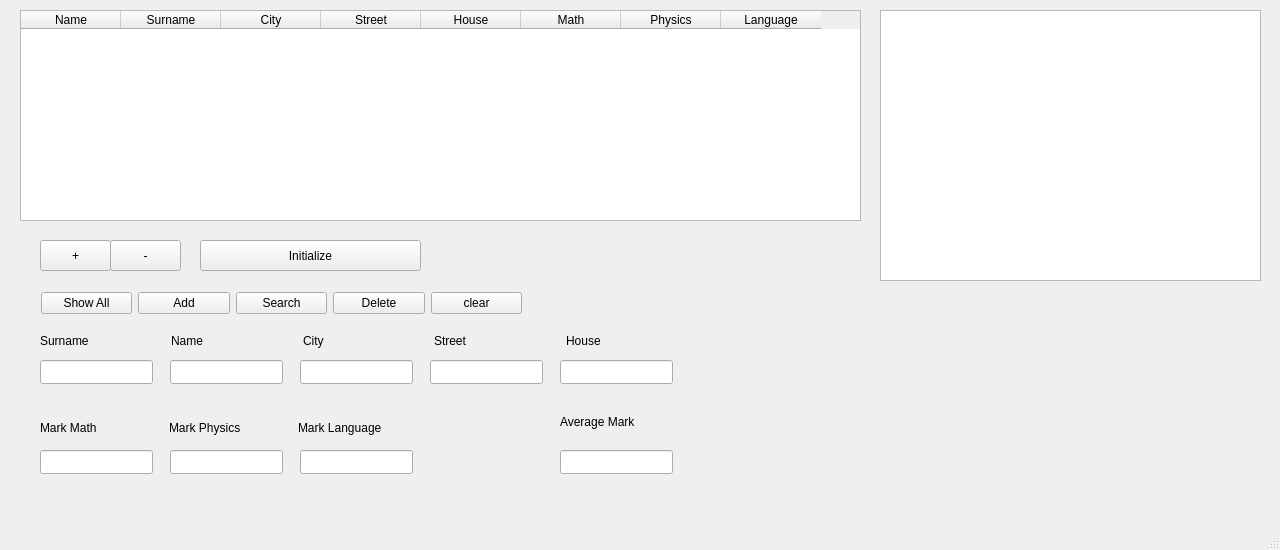
<?xml version="1.0" encoding="UTF-8"?>
<ui version="4.0">
 <class>MainWindow</class>
 <widget class="QMainWindow" name="MainWindow">
  <property name="geometry">
   <rect>
    <x>0</x>
    <y>0</y>
    <width>1280</width>
    <height>550</height>
   </rect>
  </property>
  <property name="minimumSize">
   <size>
    <width>1280</width>
    <height>300</height>
   </size>
  </property>
  <property name="maximumSize">
   <size>
    <width>1280</width>
    <height>550</height>
   </size>
  </property>
  <property name="windowTitle">
   <string>MainWindow</string>
  </property>
  <widget class="QWidget" name="centralwidget">
   <widget class="QTableWidget" name="tableWidget">
    <property name="geometry">
     <rect>
      <x>20</x>
      <y>10</y>
      <width>841</width>
      <height>211</height>
     </rect>
    </property>
    <column>
     <property name="text">
      <string>Name</string>
     </property>
    </column>
    <column>
     <property name="text">
      <string>Surname</string>
     </property>
    </column>
    <column>
     <property name="text">
      <string>City</string>
     </property>
    </column>
    <column>
     <property name="text">
      <string>Street</string>
     </property>
    </column>
    <column>
     <property name="text">
      <string>House</string>
     </property>
    </column>
    <column>
     <property name="text">
      <string>Math</string>
     </property>
    </column>
    <column>
     <property name="text">
      <string>Physics</string>
     </property>
    </column>
    <column>
     <property name="text">
      <string>Language</string>
     </property>
    </column>
   </widget>
   <widget class="QTextEdit" name="textEdit">
    <property name="geometry">
     <rect>
      <x>880</x>
      <y>10</y>
      <width>381</width>
      <height>271</height>
     </rect>
    </property>
   </widget>
   <widget class="QPushButton" name="btnPlus">
    <property name="geometry">
     <rect>
      <x>40</x>
      <y>240</y>
      <width>71</width>
      <height>31</height>
     </rect>
    </property>
    <property name="text">
     <string>+</string>
    </property>
   </widget>
   <widget class="QPushButton" name="btnMinus">
    <property name="geometry">
     <rect>
      <x>110</x>
      <y>240</y>
      <width>71</width>
      <height>31</height>
     </rect>
    </property>
    <property name="text">
     <string>-</string>
    </property>
   </widget>
   <widget class="QPushButton" name="btnInitialize">
    <property name="geometry">
     <rect>
      <x>200</x>
      <y>240</y>
      <width>221</width>
      <height>31</height>
     </rect>
    </property>
    <property name="text">
     <string>Initialize</string>
    </property>
   </widget>
   <widget class="QLineEdit" name="lineEditSurname">
    <property name="geometry">
     <rect>
      <x>40</x>
      <y>360</y>
      <width>113</width>
      <height>24</height>
     </rect>
    </property>
   </widget>
   <widget class="QLineEdit" name="lineEditCity">
    <property name="geometry">
     <rect>
      <x>300</x>
      <y>360</y>
      <width>113</width>
      <height>24</height>
     </rect>
    </property>
   </widget>
   <widget class="QLineEdit" name="lineEditMarkMath">
    <property name="geometry">
     <rect>
      <x>40</x>
      <y>450</y>
      <width>113</width>
      <height>24</height>
     </rect>
    </property>
   </widget>
   <widget class="QLineEdit" name="lineEditAMark">
    <property name="geometry">
     <rect>
      <x>560</x>
      <y>450</y>
      <width>113</width>
      <height>24</height>
     </rect>
    </property>
   </widget>
   <widget class="QLineEdit" name="lineEditName">
    <property name="geometry">
     <rect>
      <x>170</x>
      <y>360</y>
      <width>113</width>
      <height>24</height>
     </rect>
    </property>
   </widget>
   <widget class="QLineEdit" name="lineEditStreet">
    <property name="geometry">
     <rect>
      <x>430</x>
      <y>360</y>
      <width>113</width>
      <height>24</height>
     </rect>
    </property>
   </widget>
   <widget class="QLineEdit" name="lineEditHouse">
    <property name="geometry">
     <rect>
      <x>560</x>
      <y>360</y>
      <width>113</width>
      <height>24</height>
     </rect>
    </property>
   </widget>
   <widget class="QLineEdit" name="lineEditMarkPhys">
    <property name="geometry">
     <rect>
      <x>170</x>
      <y>450</y>
      <width>113</width>
      <height>24</height>
     </rect>
    </property>
   </widget>
   <widget class="QLineEdit" name="lineEditMarkLang">
    <property name="geometry">
     <rect>
      <x>300</x>
      <y>450</y>
      <width>113</width>
      <height>24</height>
     </rect>
    </property>
   </widget>
   <widget class="QWidget" name="layoutWidget">
    <property name="geometry">
     <rect>
      <x>41</x>
      <y>290</y>
      <width>481</width>
      <height>26</height>
     </rect>
    </property>
    <layout class="QHBoxLayout" name="horizontalLayout">
     <item>
      <widget class="QPushButton" name="btnShow">
       <property name="text">
        <string>Show All</string>
       </property>
      </widget>
     </item>
     <item>
      <widget class="QPushButton" name="btnAdd">
       <property name="text">
        <string>Add</string>
       </property>
      </widget>
     </item>
     <item>
      <widget class="QPushButton" name="btnSearch">
       <property name="text">
        <string>Search</string>
       </property>
      </widget>
     </item>
     <item>
      <widget class="QPushButton" name="btnDelete">
       <property name="text">
        <string>Delete</string>
       </property>
      </widget>
     </item>
     <item>
      <widget class="QPushButton" name="btnClear">
       <property name="text">
        <string>clear</string>
       </property>
      </widget>
     </item>
    </layout>
   </widget>
   <widget class="QLabel" name="labelAMark">
    <property name="geometry">
     <rect>
      <x>560</x>
      <y>406</y>
      <width>83</width>
      <height>31</height>
     </rect>
    </property>
    <property name="text">
     <string>Average Mark</string>
    </property>
   </widget>
   <widget class="QWidget" name="layoutWidget">
    <property name="geometry">
     <rect>
      <x>40</x>
      <y>320</y>
      <width>651</width>
      <height>41</height>
     </rect>
    </property>
    <layout class="QHBoxLayout" name="horizontalLayout_2">
     <item>
      <widget class="QLabel" name="labelSurname">
       <property name="text">
        <string>Surname</string>
       </property>
      </widget>
     </item>
     <item>
      <widget class="QLabel" name="labelName">
       <property name="text">
        <string>Name</string>
       </property>
      </widget>
     </item>
     <item>
      <widget class="QLabel" name="labelCity">
       <property name="text">
        <string>City</string>
       </property>
      </widget>
     </item>
     <item>
      <widget class="QLabel" name="labelStreet">
       <property name="text">
        <string>Street</string>
       </property>
      </widget>
     </item>
     <item>
      <widget class="QLabel" name="labelHouse">
       <property name="text">
        <string>House</string>
       </property>
      </widget>
     </item>
    </layout>
   </widget>
   <widget class="QWidget" name="layoutWidget">
    <property name="geometry">
     <rect>
      <x>40</x>
      <y>407</y>
      <width>381</width>
      <height>41</height>
     </rect>
    </property>
    <layout class="QHBoxLayout" name="horizontalLayout_3">
     <item>
      <widget class="QLabel" name="labelMarkMath">
       <property name="text">
        <string>Mark Math</string>
       </property>
      </widget>
     </item>
     <item>
      <widget class="QLabel" name="labelMarkPhys">
       <property name="text">
        <string>Mark Physics</string>
       </property>
      </widget>
     </item>
     <item>
      <widget class="QLabel" name="labelMarkLang">
       <property name="text">
        <string>Mark Language</string>
       </property>
      </widget>
     </item>
    </layout>
   </widget>
  </widget>
  <widget class="QMenuBar" name="menubar">
   <property name="geometry">
    <rect>
     <x>0</x>
     <y>0</y>
     <width>1280</width>
     <height>22</height>
    </rect>
   </property>
  </widget>
  <widget class="QStatusBar" name="statusbar"/>
 </widget>
 <resources/>
 <connections/>
</ui>
